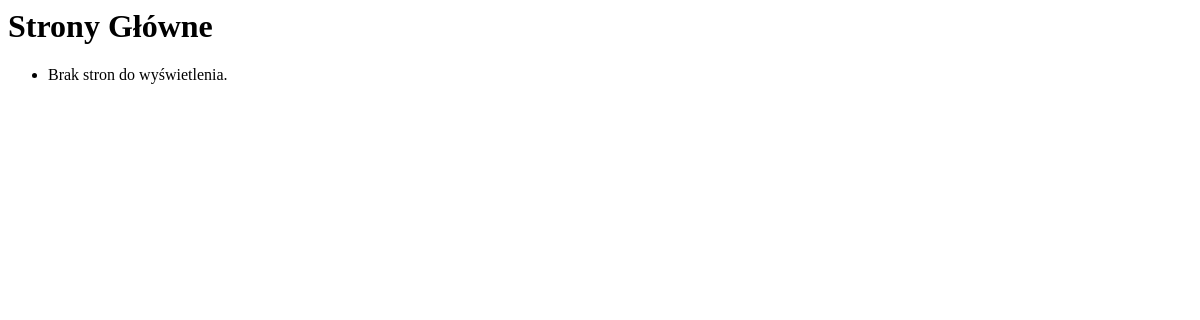
/widok, run on an earlier commit of the app's database.
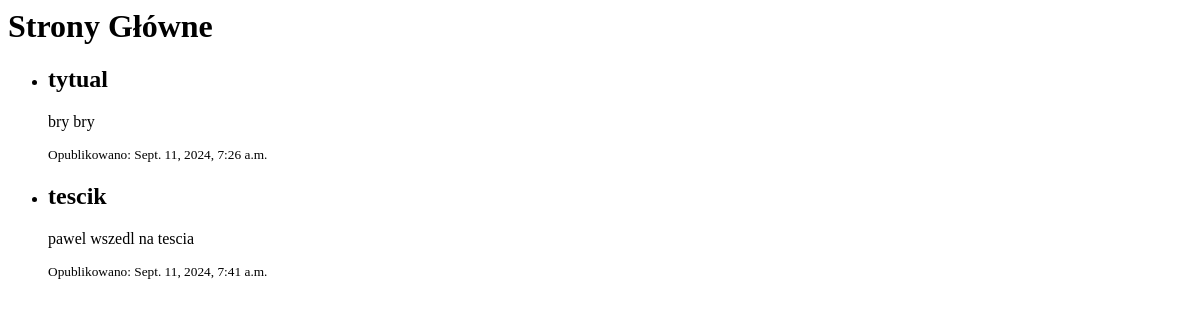
And on a later commit of the database.
### apka/models.py (models this page shows)
class FrontPage(models.Model):
    title= models.CharField(max_length=150)
    body = models.TextField()
    timestamp = models.DateTimeField()

### apka/views.py (the view)
# urls.py: path('widok',views.widok1,name='widok'),
def widok1(request):
    dane = FrontPage.objects.all()
    print(dane)
    tpl = loader.get_template('templejt.html')
    context = {
        'zmienna': dane,
    }
    return HttpResponse(tpl.render(context,request))

### apka/templates/templejt.html (shortened to what this page needs)
<head>
</head>
<body>
    <h1>Strony Główne</h1>
    <ul>
        {% for element in zmienna %}
            <li>
                <h2>{{ element.title }}</h2>
                <p>{{ element.body }}</p>
                <small>Opublikowano: {{ element.timestamp }}</small>
            </li>
        {% empty %}
            <li>Brak stron do wyświetlenia.</li>
        {% endfor %}
    </ul>
</body>
</html>

What changed in the data, as far as the page shows it:
added FrontPage: title "tytual", body "bry bry", timestamp "Sept. 11, 2024, 7:26 a.m."
added FrontPage: title "tescik", body "pawel wszedl na tescia", timestamp "Sept. 11, 2024, 7:41 a.m."
Also different on the page:
text no longer shown: "Brak stron do wyświetlenia."
